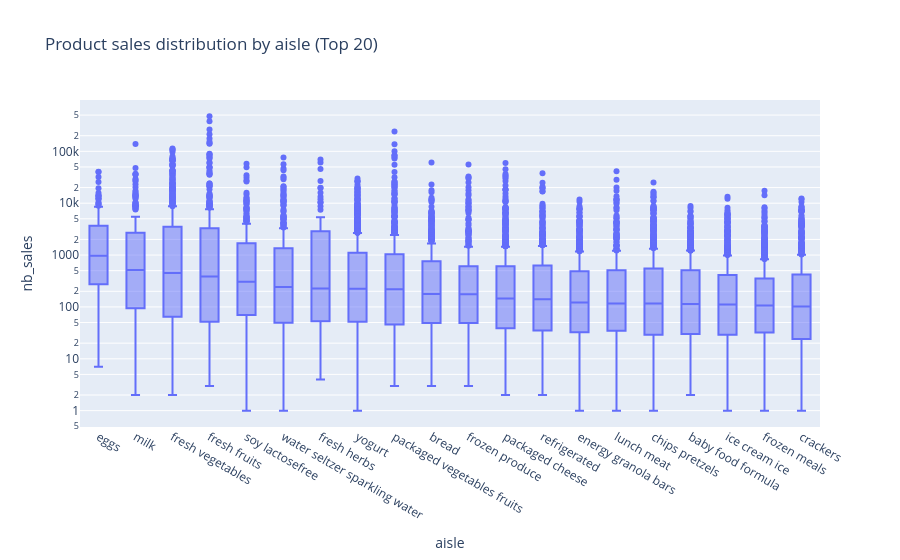

The notebook cell saved with this chart:
### Code cell
# Let's visualize the distribution of product sales per aisle for the top 20 aisles
fig=plot_sales_by_aisle_boxplot(sales_by_aisle)
fig

### Figure 1 — Plotly figure (JSON) as saved in the notebook; plotly's stock layout.template omitted (floating-point values rounded to 4 significant figures; data arrays with more than 128 entries replaced by an {"elided": "..."} marker saying what was removed)
{"data": [{"alignmentgroup": "True", "hovertemplate": "aisle=%{x}<br>nb_sales=%{y}<extra></extra>", "legendgroup": "", "marker": {"color": "#636efa"}, "name": "", "notched": false, "offsetgroup": "", "orientation": "v", "showlegend": false, "type": "box", "x": {"elided": "11794 str values"}, "x0": " ", "xaxis": "x", "y": {"elided": "11794 int values"}, "y0": " ", "yaxis": "y"}], "layout": {"boxmode": "group", "legend": {"tracegroupgap": 0}, "title": {"text": "Product sales distribution by aisle (Top 20)"}, "xaxis": {"anchor": "y", "categoryarray": {"elided": "134 str values"}, "categoryorder": "array", "domain": [0, 1], "title": {"text": "aisle"}}, "yaxis": {"anchor": "x", "domain": [0, 1], "title": {"text": "nb_sales"}, "type": "log"}}}
